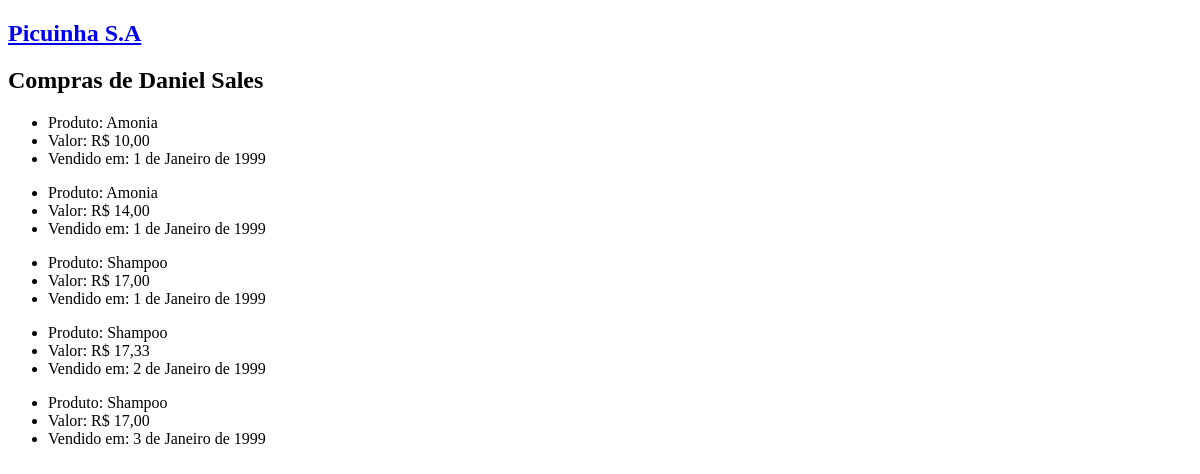
Page /vendas/cliente/1 (signed in) on the committed database.
### cadastros/models.py (models this page shows, shortened)
class Cadastro(models.Model):
    OPC_SEXO = [
        ('M','Masculino'),
        ('F', 'Feminino'),
        ('N', 'Nenhuma das opções')
    ]
    nome = models.CharField(max_length=80, blank=False, null=False)
    endereço = models.CharField(max_length=200, unique=True)
    data_nascimento = models.DateField(null=False, blank=False)
    sexo = models.CharField(max_length=1, choices=OPC_SEXO, blank=False, null=False)
    telefone = PhoneNumberField(null=True, unique=True, blank=True)
    criado_em = models.DateTimeField(auto_now_add=True)
    alterado_em= models.DateTimeField(auto_now=True)
    criado_por = models.ForeignKey(User, on_delete=models.SET_NULL, null=True,  related_name='created_instances')
    alterado_por = models.ForeignKey(User, on_delete=models.SET_NULL, null=True, related_name='modified_instances')
    class Meta:
        verbose_name_plural = 'cadastros'
        ordering = ['id']

### vendas/models.py (models this page shows, shortened)
class Venda(models.Model):
    produto = models.CharField(max_length=100, null=False, blank=False)
    valor_produto = models.FloatField(null=False, blank=False)
    data_da_venda = models.DateField(null=False, blank=False)
    cliente = models.ForeignKey(Cadastro, on_delete=models.CASCADE)

### vendas/views.py (the view)
# urls.py: path('cliente/<int:cadastro_id>', views.visualizar_vendas_cliente, name='vendas_cliente')
@login_required(login_url='login')
@permission_required('view_vendas', raise_exception=True)
def visualizar_vendas_cliente(request, cadastro_id):
    try:
        cliente = get_object_or_404(Cadastro, pk=cadastro_id)
    except Exception as error:
        HttpResponse(f'Erro! {{error}}')
    vendas = Venda.objects.filter(cliente=cliente).order_by('data_da_venda')
    context = {'cliente': cliente, 'vendas': vendas}
    return render(request, 'vendas_cliente.html', context)

### vendas/templates/vendas_cliente.html (shortened to what this page needs)
{% extends 'dados/base.html' %}
{% block content %}
    <h2>Compras de {{ cliente.nome }}</h2>
    {% for venda in vendas %}
        <ul>
            <li>Produto: {{ venda.produto }}</li>
            <li>Valor: R$ {{ venda.valor_produto | floatformat:2 }}</li>
            <li>Vendido em: {{ venda.data_da_venda }}</li>
        </ul>
    {% empty %}
        <p>Não existem vendas para este cadastro...</p>
    {% endfor %}
{% endblock content %}

### rows in the picture
Cadastro: nome "Daniel Sales"
Venda: produto "Amonia", valor_produto "10,00", data_da_venda "1 de Janeiro de 1999"
Venda: produto "Amonia", valor_produto "14,00", data_da_venda "1 de Janeiro de 1999"
Venda: produto "Shampoo", valor_produto "17,00", data_da_venda "1 de Janeiro de 1999"
Venda: produto "Shampoo", valor_produto "17,33", data_da_venda "2 de Janeiro de 1999"
Venda: produto "Shampoo", valor_produto "17,00", data_da_venda "3 de Janeiro de 1999"
